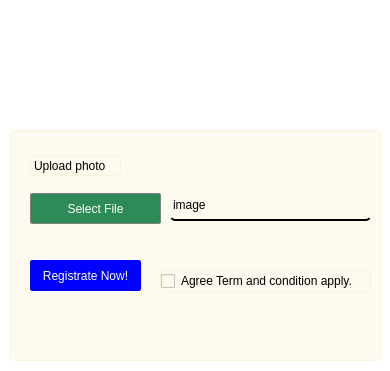
<?xml version="1.0" encoding="UTF-8"?>
<ui version="4.0">
 <class>profileUpload</class>
 <widget class="QDialog" name="profileUpload">
  <property name="geometry">
   <rect>
    <x>0</x>
    <y>0</y>
    <width>390</width>
    <height>371</height>
   </rect>
  </property>
  <property name="windowTitle">
   <string>ChatApp</string>
  </property>
  <property name="styleSheet">
   <string notr="true">background-color: rgb(255, 255, 255);
color: rgb(0, 0, 0);
font: 11pt &quot;Arial&quot;;</string>
  </property>
  <widget class="QLabel" name="label">
   <property name="geometry">
    <rect>
     <x>138</x>
     <y>20</y>
     <width>71</width>
     <height>71</height>
    </rect>
   </property>
   <property name="text">
    <string/>
   </property>
   <property name="pixmap">
    <pixmap resource="icons.qrc">:/ic/icons/chat.png</pixmap>
   </property>
   <property name="scaledContents">
    <bool>true</bool>
   </property>
   <property name="alignment">
    <set>Qt::AlignCenter</set>
   </property>
  </widget>
  <widget class="QGroupBox" name="groupBox">
   <property name="geometry">
    <rect>
     <x>10</x>
     <y>130</y>
     <width>371</width>
     <height>231</height>
    </rect>
   </property>
   <property name="styleSheet">
    <string notr="true">background-color:floralwhite;
border: 1px solid beige;
border-radius: 5px;
border-collapse:clollapse;
font: 10pt &quot;Arial&quot;;</string>
   </property>
   <property name="title">
    <string/>
   </property>
   <widget class="QLabel" name="label_2">
    <property name="geometry">
     <rect>
      <x>20</x>
      <y>25</y>
      <width>91</width>
      <height>21</height>
     </rect>
    </property>
    <property name="text">
     <string>Upload photo</string>
    </property>
   </widget>
   <widget class="QPushButton" name="pushButton">
    <property name="geometry">
     <rect>
      <x>20</x>
      <y>63</y>
      <width>131</width>
      <height>31</height>
     </rect>
    </property>
    <property name="styleSheet">
     <string notr="true">border-radius:2px;
border: 1px solid grey;
background-color:seagreen;
color:white;</string>
    </property>
    <property name="text">
     <string>Select File</string>
    </property>
   </widget>
   <widget class="QLabel" name="imageuploaded">
    <property name="geometry">
     <rect>
      <x>160</x>
      <y>60</y>
      <width>201</width>
      <height>31</height>
     </rect>
    </property>
    <property name="styleSheet">
     <string notr="true">border-left: 0px;
border-right: 0px;
border-top: 0px;
border-bottom: 2px solid black;</string>
    </property>
    <property name="text">
     <string>image</string>
    </property>
   </widget>
   <widget class="QPushButton" name="pushButton_2">
    <property name="geometry">
     <rect>
      <x>20</x>
      <y>130</y>
      <width>111</width>
      <height>31</height>
     </rect>
    </property>
    <property name="styleSheet">
     <string notr="true">color:white;
background-color:blue;
border: 1px solid blue;
border-radius:2px;</string>
    </property>
    <property name="text">
     <string>Registrate Now!</string>
    </property>
   </widget>
   <widget class="QCheckBox" name="checkBox">
    <property name="geometry">
     <rect>
      <x>150</x>
      <y>140</y>
      <width>211</width>
      <height>22</height>
     </rect>
    </property>
    <property name="text">
     <string>Agree Term and condition apply.</string>
    </property>
   </widget>
  </widget>
 </widget>
 <resources>
  <include location="icons.qrc"/>
 </resources>
 <connections/>
</ui>
